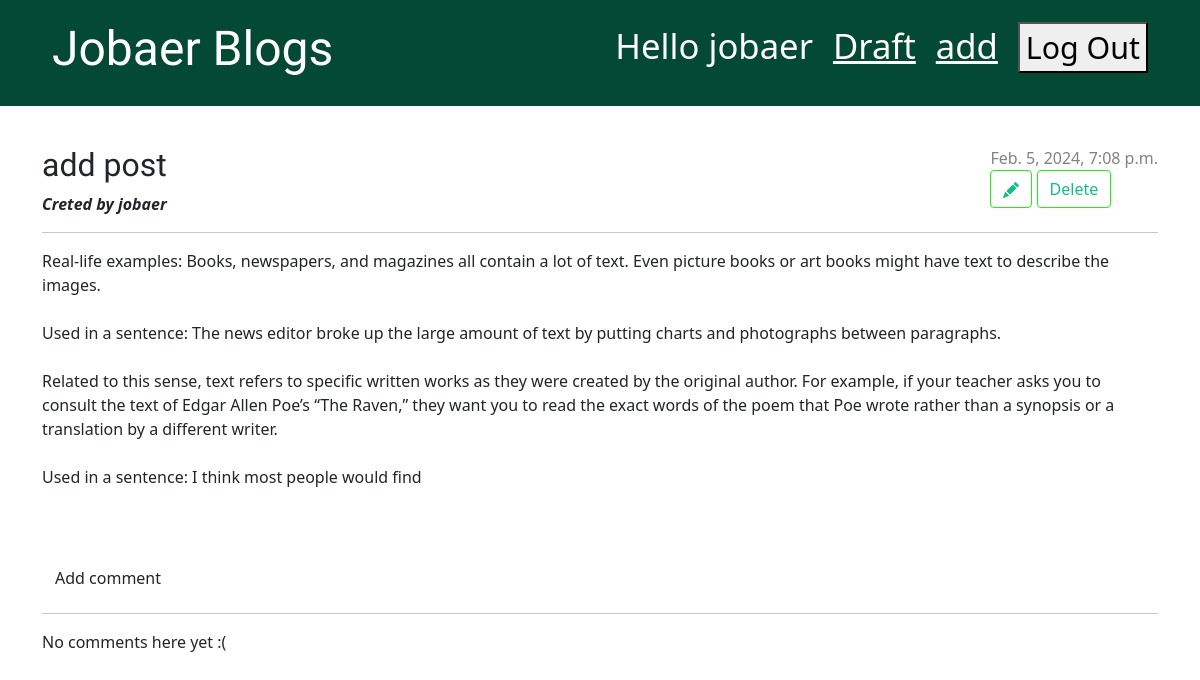
The page /post/6/ (signed in) on the database as committed earlier.
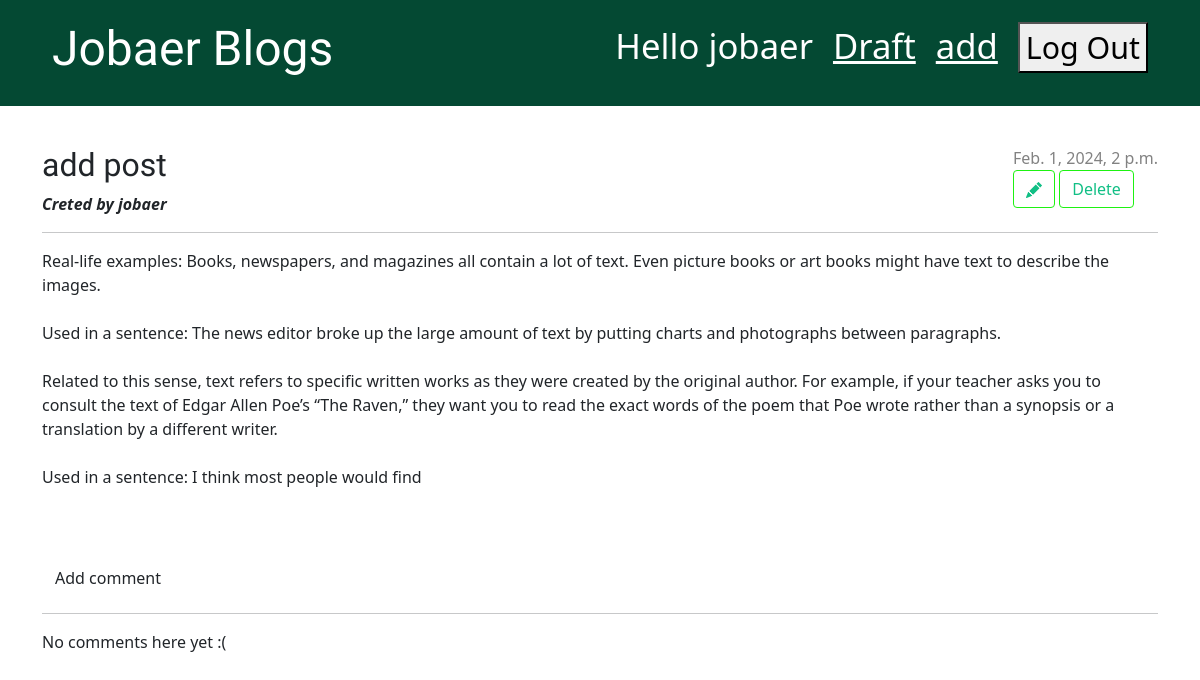
The same page on the database as committed later.
### blog/models.py (models this page shows, shortened)
class Post(models.Model):
    author = models.ForeignKey(settings.AUTH_USER_MODEL, on_delete=models.CASCADE)
    title = models.CharField(max_length=200)
    text = models.TextField()
    created_date = models.DateTimeField(default=timezone.now)
    published_date = models.DateTimeField(blank=True, null=True)

### blog/views.py (the view)
# urls.py: path('post/<int:pk>/', views.post_detail, name='post_detail'),
@login_required
def post_detail(request,pk):
    post = get_object_or_404(Post,pk=pk)
    return render(request,'blog/post_detail.html',{'post':post})

### blog/templates/blog/post_detail.html (shortened to what this page needs)
{% extends 'blog/base.html' %} {% block content %}
<article class="post">
  <aside class="actions">
    {% if post.published_date %}
    <div class="date">{{ post.published_date }}</div>
    {% else %}
    <a class="btn btn-secondary" href="{% url 'post_publish' pk=post.pk %}"
      >Publish</a
    >
    {% endif %} {% if user.is_authenticated %}
    <a class="btn btn-secondary" href="{% url 'post_edit' pk=post.pk %}">
    </a>
    <a class="btn btn-secondary" href="{% url 'post_remove' pk=post.pk %}"
      >Delete</a
    >
    {%endif %}
  </aside>
  <h2>{{ post.title }}</h2>
  <b><i>Creted by {{post.author}}</i></b>
  <hr />
  <p>{{ post.text|linebreaksbr }}</p>
</article>
<a class="btn btn-default" href="{% url 'add_comment_to_post' pk=post.pk %}">Add comment</a>
<hr>
{% for comment in post.comments.all %}
    {% if user.is_authenticated or comment.approved_comment %}
    <div class="comment">
        <div class="date">
            {{ comment.created_date }}
            <br>
            {% if not comment.approved_comment %}
                <a class="btn btn-default" href="{% url 'comment_remove' pk=comment.pk %}"> Remove
                </a>
                <a class="btn btn-default" href="{% url 'comment_approve' pk=comment.pk %}">
                Comment_Approve
                </a>
            {% endif %}
        </div>
        <br>
        <strong>{{ comment.author }}</strong>
        <p>{{ comment.text|linebreaks }}</p>
    </div>
    {% endif %}
{% empty %}
    <p>No comments here yet :(</p>
{% endfor %}
{% endblock %}

Rows that differ between the two databases and show on the page:
changed Post "add post": published_date "Feb. 5, 2024, 7:08 p.m." → "Feb. 1, 2024, 2 p.m."
